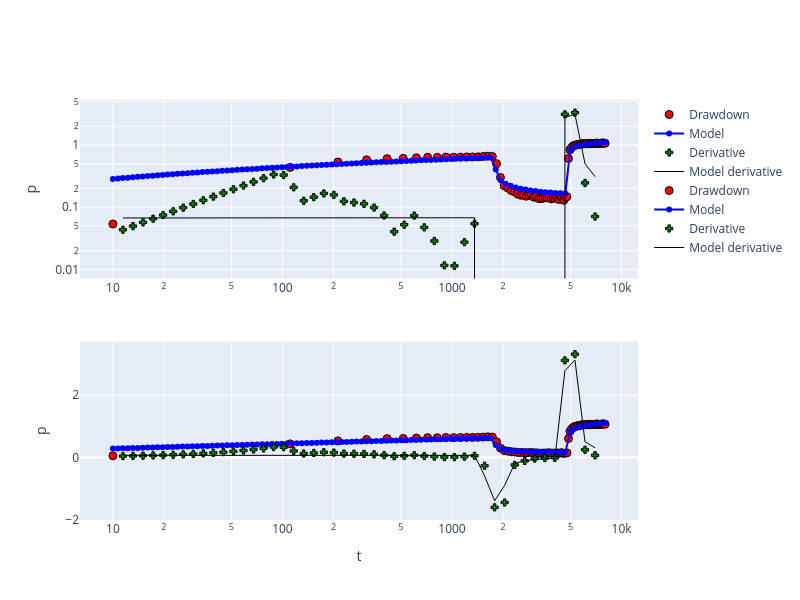

Here is the notebook cell this chart was saved with:
### Code cell
theis_mrm.fit(fitmethod='trf')
theis_mrm.trial()
